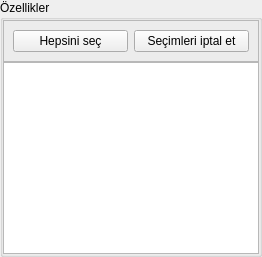
             <widget class="QGroupBox" name="groupBox_6">
              <property name="title">
               <string>Özellikler</string>
              </property>
              <layout class="QVBoxLayout" name="verticalLayout_3">
               <property name="spacing">
                <number>0</number>
               </property>
               <property name="leftMargin">
                <number>0</number>
               </property>
               <property name="topMargin">
                <number>0</number>
               </property>
               <property name="rightMargin">
                <number>0</number>
               </property>
               <property name="bottomMargin">
                <number>0</number>
               </property>
               <item>
                <widget class="QFrame" name="frame_2">
                 <property name="frameShape">
                  <enum>QFrame::StyledPanel</enum>
                 </property>
                 <property name="frameShadow">
                  <enum>QFrame::Raised</enum>
                 </property>
                 <layout class="QHBoxLayout" name="horizontalLayout_4">
                  <item>
                   <widget class="QPushButton" name="select_all2">
                    <property name="text">
                     <string>Hepsini seç</string>
                    </property>
                   </widget>
                  </item>
                  <item>
                   <widget class="QPushButton" name="deselect_all2">
                    <property name="text">
                     <string>Seçimleri iptal et</string>
                    </property>
                   </widget>
                  </item>
                 </layout>
                </widget>
               </item>
               <item>
                <widget class="QListWidget" name="ozellikler_widget"/>
               </item>
              </layout>
             </widget>
